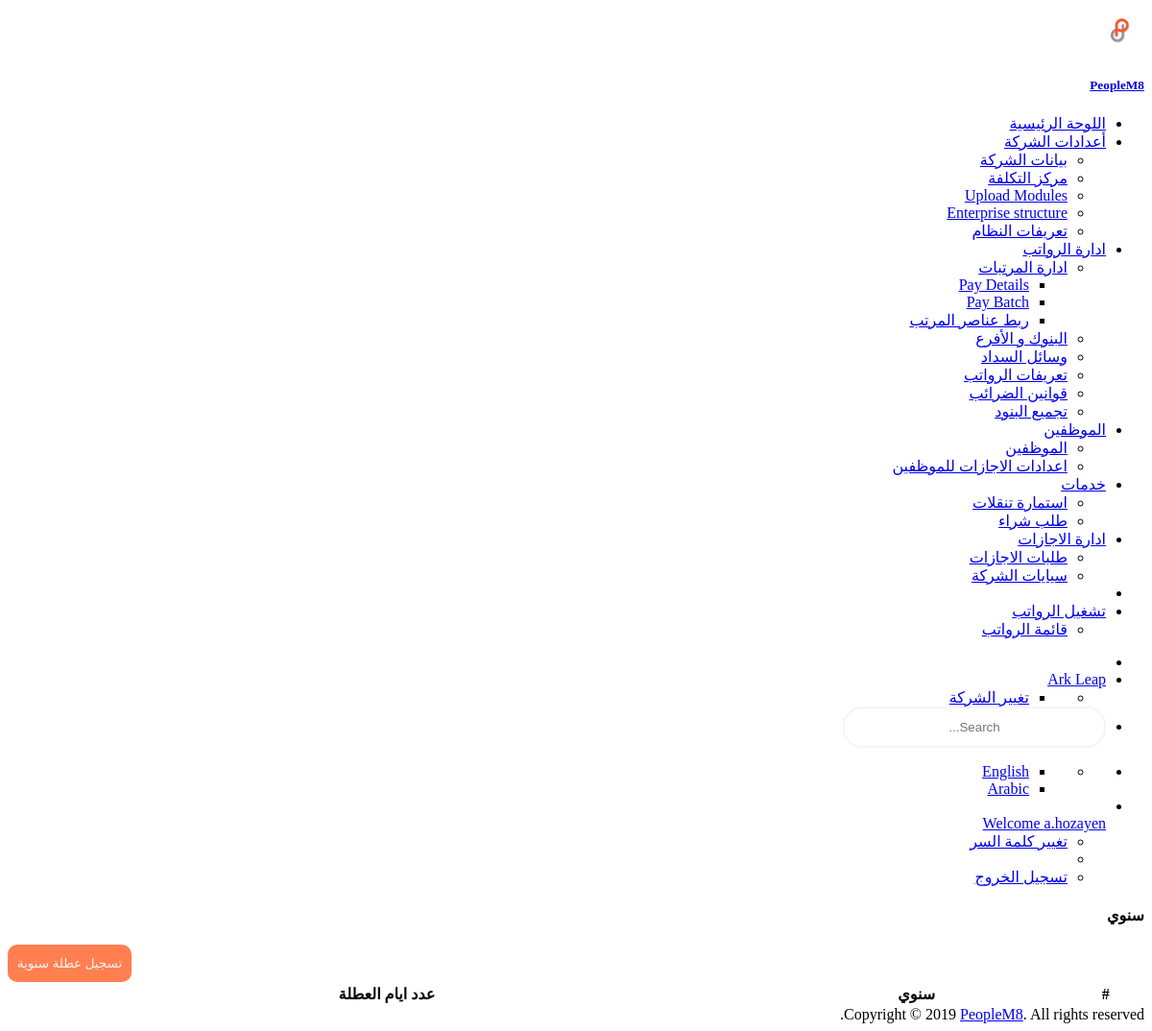
The page /com/policies/years/list/ (signed in) on the database as committed earlier.
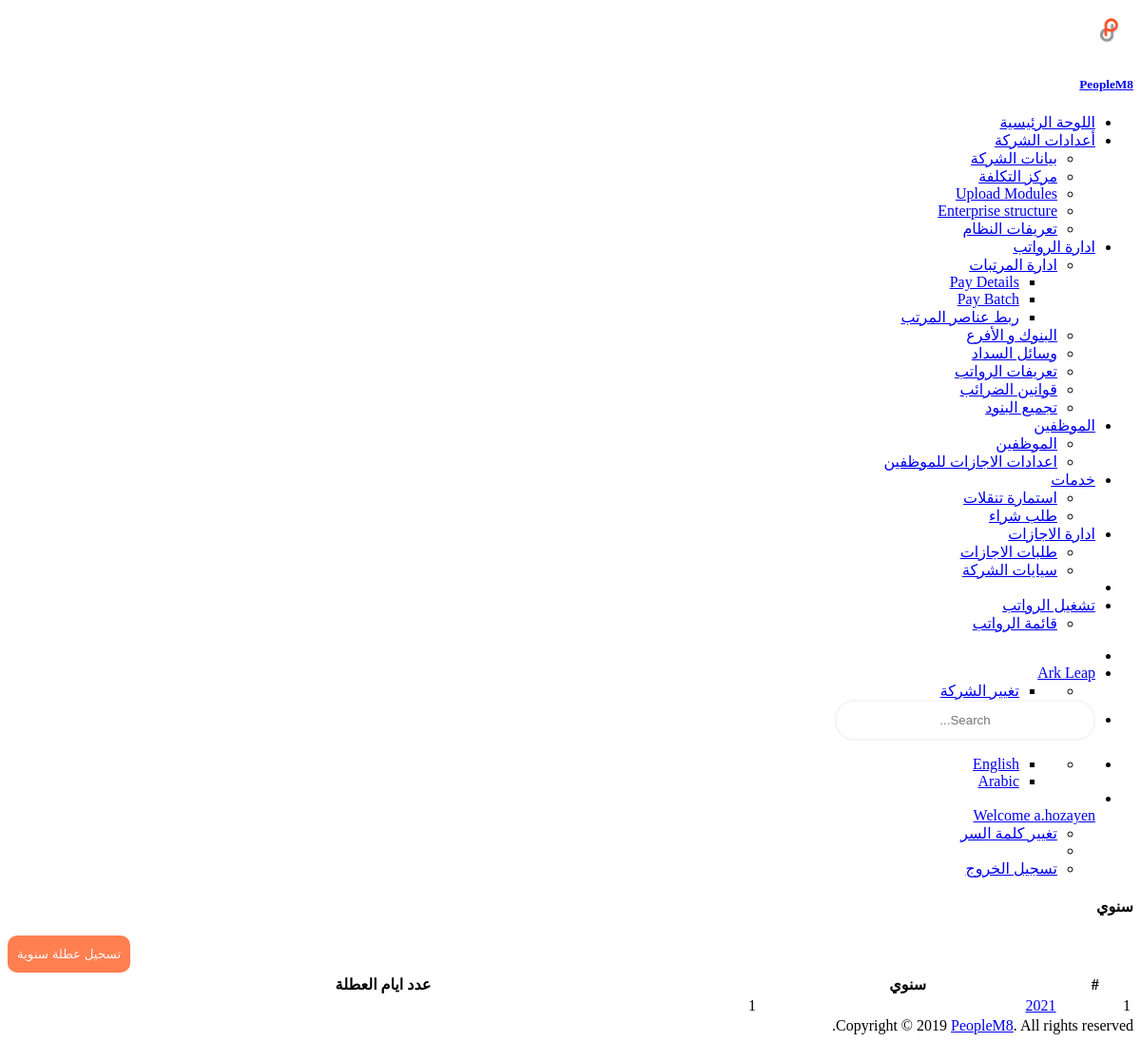
The same page on the database as committed later.
### company/models.py (models this page shows)
class Year(models.Model):
    enterprise = models.ForeignKey(Enterprise, on_delete=models.CASCADE, related_name='enterprise_year',
                                   verbose_name=_('Enterprise Name'))
    objects = YearsManager()
    year = models.IntegerField()
    created_by = models.ForeignKey(settings.AUTH_USER_MODEL, blank=False, on_delete=models.CASCADE,
                                   related_name="year_created_by")
    creation_date = models.DateField(auto_now=False, auto_now_add=True)
    last_update_by = models.ForeignKey(settings.AUTH_USER_MODEL, blank=True, null=True, on_delete=models.CASCADE,
                                       related_name="year_update_by")
    last_update_date = models.DateField(auto_now=True, auto_now_add=False)
    def __str__(self):
        return str(self.year)

### company/views.py (the view, shortened to what this page needs)
# urls.py: path('years/list/', views.listYearsView, name='list-years'),
@login_required(login_url='home:user-login')
def listYearsView(request):
    years = Year.objects.all(request.user)
    num_of_holidays = {}
    for year in years:
        num_of_holidays[year.year] = YearlyHoliday.objects.get_year_holiday(user=request.user,
                                                                            year_name=year.year).count()
    year_form = YearForm()
    context = {
        "page_title": _("Years"),
        'num_of_holidays': num_of_holidays,
        'years': years,
        'year_form': year_form,
    }
    return render(request, 'years-list.html', context=context)

### company/forms.py
class YearForm(forms.ModelForm):
    class Meta:
        model = Year
        fields = '__all__'
        exclude = common_items_to_execlude + ('enterprise',)
    def __init__(self, *args, **kwargs):
        super(YearForm, self).__init__(*args, **kwargs)
        for field in self.fields:
            if self.fields[field].widget.input_type == 'checkbox':
                self.fields[field].widget.attrs['class'] = 'checkbox'
            else:
                self.fields[field].widget.attrs['class'] = 'form-control parsley-validated'
        self.helper = FormHelper()
        self.helper.form_show_labels = False

### company/manager.py (called while the page is built)
    def get_year_holiday(self, user, year_name, *args, **kwargs):
        return super(YearlyHolidayManager, self).filter(enterprise=user.company, year__year=year_name)

    def all(self, user, *args, **kwargs):
        return super(YearsManager, self).filter(enterprise=user.company)

### company/models.py (called while the page is built)
    def __str__(self):
        return self.name

### company/templates/years-list.html (shortened to what this page needs)
{% extends 'master.html'%}
{% load staticfiles%}
{% load crispy_forms_tags %}
{% load l10n %}
{% load i18n %}
{% block body%}
<div class="row" style="margin-left:0px;">
  <div class="col-md-8">
    <h4 class="c-grey-900">{{page_title|title}}</h4>
  </div>
  <div class="col-md-4">
    <div class="gap-10 peers {% if LANGUAGE_BIDI %} push-left {% else %} push-right {% endif %}">
      <div class="peer">
        <button type="button" class="btn btn-primary" data-toggle="modal" data-target="#yearModal">{% trans "Add Yearly Holidays" %}</button>
      </div>
    </div>
  </div>
</div>
<div class="row" style="margin-left:0px;">
  <div class="col-md-12">
    <div class="bgc-white bd bdrs-3 p-20 mB-20">
      <table class="table table-striped table-bordered" id="dataTable" width="100%">
        <thead>
          <tr>
            <th>#</th>
            <th>{% trans "Year" %}</th>
            <th>{% trans "Number Of Holidays" %}</th>
          </tr>
        </thead>
        <tbody>
          {% for year in years %}
          <tr>
            <td scope="row">{{forloop.counter}}</td>
            <td><a href="{% url 'company:yearly-holiday-list' year_id=year.year %}">{{year}}</a></td>
            {% for key,value in num_of_holidays.items %}
            {% if key == year.year %}
            <td>{{ value }}</td>
            {% endif %}
            {% endfor %}
          </tr>
          {% endfor %}
        </tbody>
      </table>
    </div>
  </div>
</div>
{% endblock body%}

Rows that differ between the two databases and show on the page:
added Year: year "2021", num_of_holidays "1"
